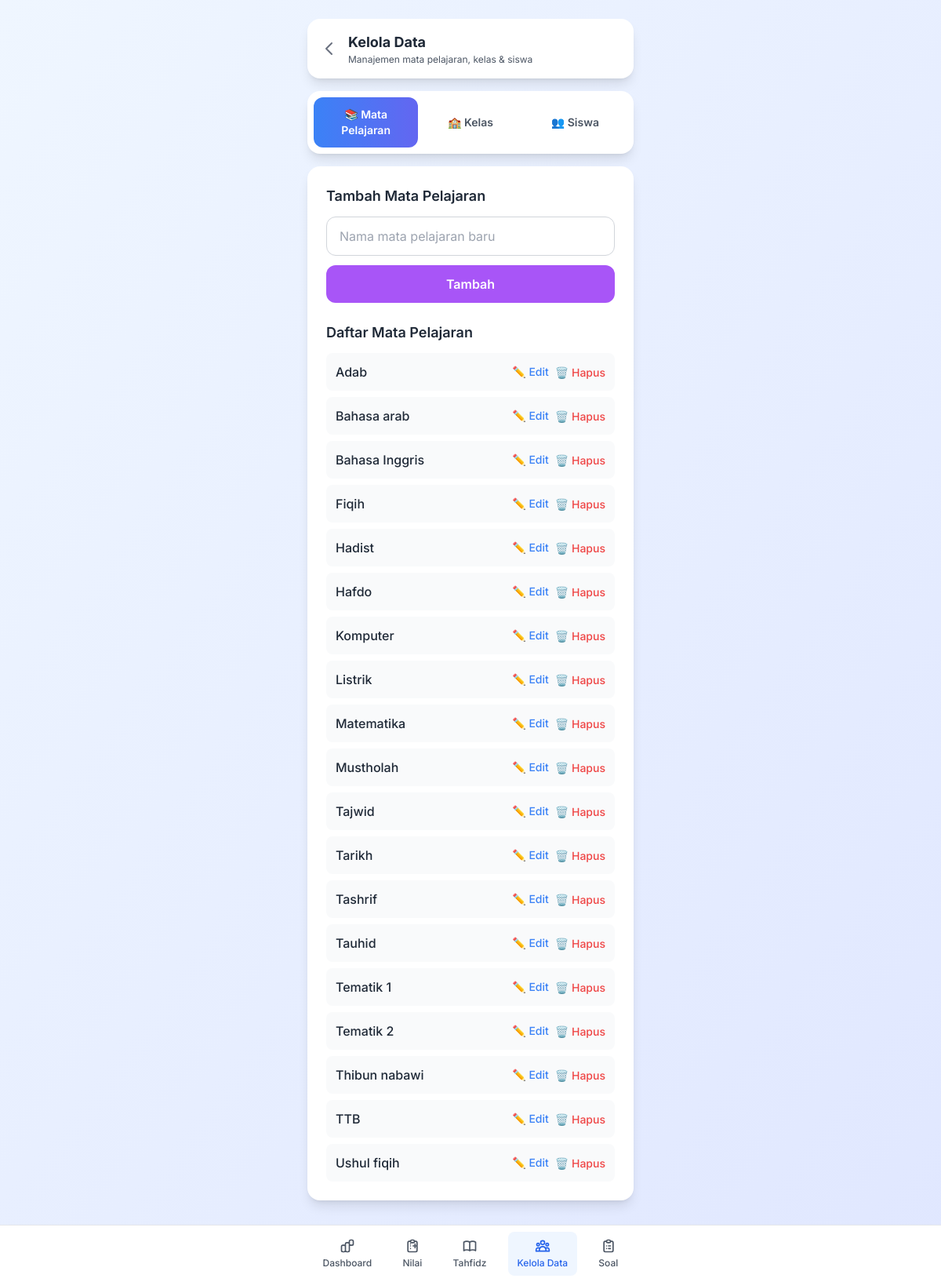
The page /manage-data.php (signed in) on the database its author committed.
### tables this page shows
CREATE TABLE `subjects` (
  `id` int(11) NOT NULL,
  `name` varchar(100) NOT NULL,
  `created_at` timestamp NOT NULL DEFAULT current_timestamp()
);

### includes/functions.php (called while the page is built, shortened)
<?php
function getSubjects() {
    $db = getDbConnection();
    $stmt = $db->query("SELECT * FROM subjects ORDER BY name");
    return $stmt->fetchAll(PDO::FETCH_ASSOC);
}
?>

### manage-data.php (the view, shortened to what this page needs)
<?php
require_once 'includes/functions.php';
$subjects = getSubjects();
?>
<!DOCTYPE html>
<html lang="id">
<head>
    <script src="https://cdn.tailwindcss.com"></script>
</head>
<body class="bg-gradient-to-br from-blue-50 to-indigo-100 min-h-screen">
    <div class="container mx-auto px-4 py-6 max-w-md">
        <div class="bg-white rounded-2xl shadow-lg mb-4 fade-in">
            <div class="flex items-center justify-between p-4">
                <div class="flex items-center">
                    <a href="dashboard.php" class="text-gray-500 hover:text-gray-700 mr-3">
                        <svg class="w-6 h-6" fill="none" stroke="currentColor" viewBox="0 0 24 24">
                            <path stroke-linecap="round" stroke-linejoin="round" stroke-width="2" d="M15 19l-7-7 7-7"></path>
                        </svg>
                    </a>
                    <div>
                        <h1 class="text-lg font-bold text-gray-800">Kelola Data</h1>
                        <p class="text-xs text-gray-600">Manajemen mata pelajaran, kelas & siswa</p>
                    </div>
                </div>
            </div>
        </div>
        <div class="bg-white rounded-2xl shadow-lg mb-4 fade-in">
            <div class="flex p-2">
                <button onclick="showTab('subjects')" id="subjectsTab" class="tab-button flex-1 py-3 px-4 rounded-xl font-semibold text-sm active">
                    📚 Mata Pelajaran
                </button>
                <button onclick="showTab('classes')" id="classesTab" class="tab-button flex-1 py-3 px-4 rounded-xl font-semibold text-sm text-gray-600">
                    🏫 Kelas
                </button>
                <button onclick="showTab('students')" id="studentsTab" class="tab-button flex-1 py-3 px-4 rounded-xl font-semibold text-sm text-gray-600">
                    👥 Siswa
                </button>
            </div>
        </div>
        <div class="bg-white rounded-2xl shadow-lg p-6 mb-20">
            <div id="subjectsContent" class="tab-content active">
                <div class="mb-6">
                    <h3 class="text-lg font-semibold text-gray-800 mb-3">Tambah Mata Pelajaran</h3>
                    <form method="POST" class="space-y-3">
                        <div class="flex space-x-2">
                            <input type="text" name="name" placeholder="Nama mata pelajaran baru" required class="w-full px-4 py-3 border border-gray-300 rounded-xl focus:ring-2 focus:ring-purple-500 focus:border-transparent transition-all">
                        </div>
                        <button type="submit" class="bg-purple-500 text-white w-full px-6 py-3 rounded-xl font-semibold hover:bg-purple-600 transition-all">
                                Tambah
                        </button>
                    </form>
                </div>
                <div>
                    <h3 class="text-lg font-semibold text-gray-800 mb-3">Daftar Mata Pelajaran</h3>
                    <div class="space-y-2">
                        <?php foreach ($subjects as $subject): ?>
                            <div class="flex items-center justify-between p-3 bg-gray-50 rounded-lg">
                                <span class="text-gray-800 font-medium"><?php echo htmlspecialchars($subject['name']); ?></span>
                                <div class="flex space-x-2">
                                    <button onclick="editSubject(<?php echo $subject['id']; ?>, '<?php echo htmlspecialchars($subject['name'], ENT_QUOTES); ?>')" class="text-blue-500 hover:text-blue-700 text-sm font-medium">
                                        ✏️ Edit
                                    </button>
                                    <form method="POST" style="display: inline;" onsubmit="return confirm('Apakah Anda yakin ingin menghapus mata pelajaran ini? Semua nilai terkait akan ikut terhapus!')">
                                        <button type="submit" class="text-red-500 hover:text-red-700 text-sm font-medium">
                                            🗑️ Hapus
                                        </button>
                                    </form>
                                </div>
                            </div>
                        <?php endforeach; ?>
                    </div>
                </div>
            </div>
        </div>
    </div>
    <div class="fixed bottom-0 left-0 right-0 bg-white border-t border-gray-200 shadow-lg z-40">
        <div class="container mx-auto px-4 max-w-md">
            <div class="flex justify-around py-2">
                <a href="dashboard.php" class="flex flex-col items-center py-2 px-3 text-gray-600 hover:text-blue-600 hover:bg-blue-50 rounded-lg transition-all">
                    <span class="text-xs font-medium">Dashboard</span>
                </a>
                <a href="grades.php" class="flex flex-col items-center py-2 px-3 text-gray-600 hover:text-blue-600 hover:bg-blue-50 rounded-lg transition-all">
                    <span class="text-xs font-medium">Nilai</span>
                </a>
                <a href="tahfidz.php" class="flex flex-col items-center py-2 px-3 text-gray-600 hover:text-green-600 hover:bg-green-50 rounded-lg transition-all">
                    <span class="text-xs font-medium">Tahfidz</span>
                </a>
                <a href="manage-data.php" class="flex flex-col items-center py-2 px-3 text-blue-600 bg-blue-50 rounded-lg transition-all">
                    <span class="text-xs font-medium">Kelola Data</span>
                </a>
                <a href="exams.php" class="flex flex-col items-center py-2 px-3 text-gray-600 hover:text-blue-600 hover:bg-blue-50 rounded-lg transition-all">
                    <span class="text-xs font-medium">Soal</span>
                </a>
            </div>
        </div>
    </div>
</body>
</html>

### manage-data.php (style rules this page uses)
body { font-family: 'Inter', sans-serif; }
.fade-in { animation: fadeIn 0.5s ease-in; }
.tab-button { transition: all 0.3s ease; }
.tab-button.active { background: linear-gradient(to right, #3b82f6, #6366f1); color: white; }
.tab-content { display: none; }
.tab-content.active { display: block; }

### rows shown on the page
subjects: name "Adab"
subjects: name "Bahasa arab"
subjects: name "Bahasa Inggris"
subjects: name "Fiqih"
subjects: name "Hadist"
subjects: name "Hafdo"
subjects: name "Komputer"
subjects: name "Listrik"
subjects: name "Matematika"
subjects: name "Mustholah"
subjects: name "Tajwid"
subjects: name "Tarikh"
subjects: name "Tashrif"
subjects: name "Tauhid"
subjects: name "Tematik 1"
subjects: name "Tematik 2"
subjects: name "Thibun nabawi"
subjects: name "TTB"
subjects: name "Ushul fiqih"
